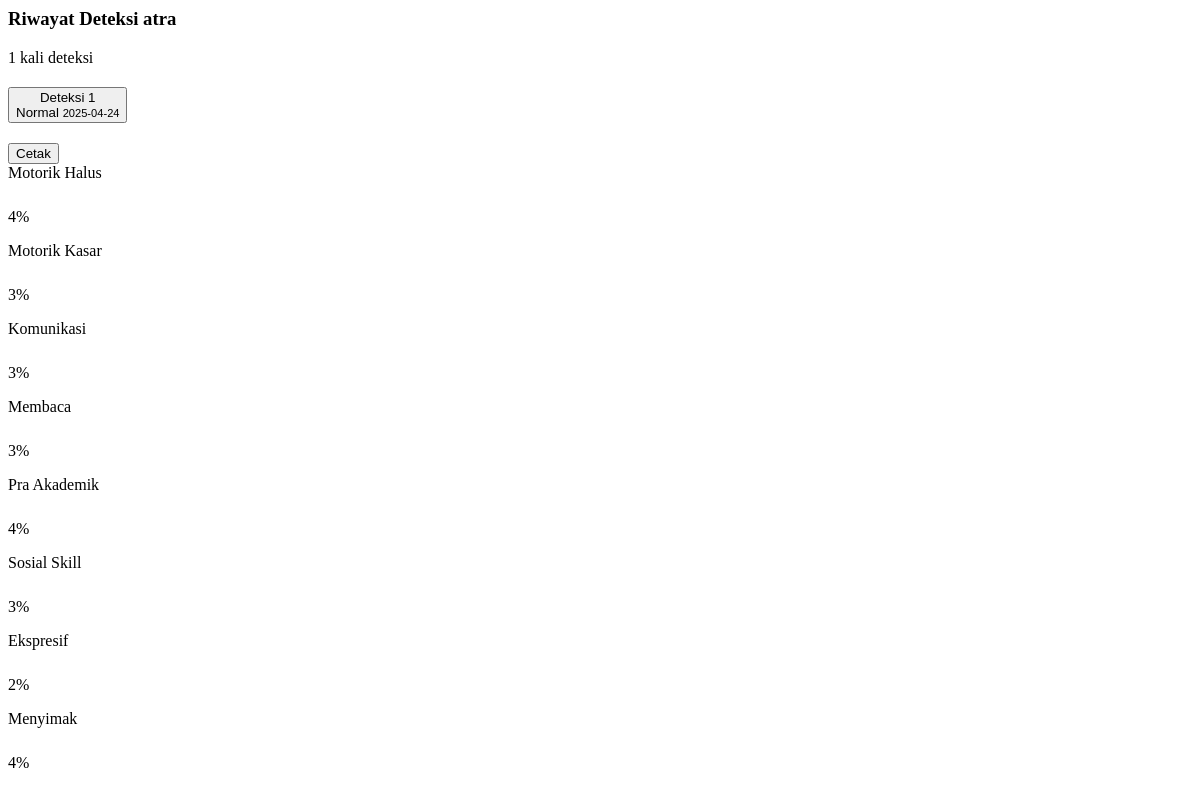
Screenshot of /hasil_deteksi_anak.php (signed in) with the database file from the repository.
### tables this page shows
CREATE TABLE IF NOT EXISTS `students` (
  `student_id` int(11) NOT NULL AUTO_INCREMENT,
  `parent_id` int(11) DEFAULT NULL,
  `name` varchar(100) NOT NULL,
  `usia` int(11) NOT NULL DEFAULT '0',
  `gender` enum('L','P') NOT NULL,
  `class` varchar(20) DEFAULT NULL,
  PRIMARY KEY (`student_id`),
  KEY `parent_id` (`parent_id`),
  CONSTRAINT `students_ibfk_1` FOREIGN KEY (`parent_id`) REFERENCES `users` (`user_id`)
);

CREATE TABLE IF NOT EXISTS `assessment_results` (
  `id` int(11) NOT NULL AUTO_INCREMENT,
  `student_id` int(11) DEFAULT NULL,
  `motorik_kasar` int(11) DEFAULT NULL,
  `motorik_halus` int(11) DEFAULT NULL,
  `komunikasi` int(11) DEFAULT NULL,
  `membaca` int(11) DEFAULT NULL,
  `sosial_skill` int(11) DEFAULT NULL,
  `menyimak` int(11) DEFAULT NULL,
  `ekspresif` int(11) DEFAULT NULL,
  `pra_akademik` int(11) DEFAULT NULL,
  `prediction` varchar(50) DEFAULT NULL,
  `rekomendasi` text,
  `tanggal` date DEFAULT NULL,
  `motorik_score` float DEFAULT NULL,
  `bahasa_score` float DEFAULT NULL,
  `kognitif_score` float DEFAULT NULL,
  PRIMARY KEY (`id`) USING BTREE,
  KEY `FK__students` (`student_id`) USING BTREE,
  CONSTRAINT `FK_assessment_results_students` FOREIGN KEY (`student_id`) REFERENCES `students` (`student_id`) ON DELETE CASCADE ON UPDATE CASCADE
);

### hasil_deteksi_anak.php (the view, shortened to what this page needs)
<?php
    include "proses/connect.php";
    $user_id = $_SESSION['user_id'];
    $query_anak = "SELECT s.*, u.fullname as parent_name
                   FROM students s
                   LEFT JOIN users u ON s.parent_id = u.user_id
                   WHERE s.parent_id = '$user_id'";
    $result_anak = mysqli_query($conn, $query_anak);
    $anak = mysqli_fetch_assoc($result_anak);
    $id_anak = $anak['student_id'];
    $query_deteksi = "SELECT motorik_halus, motorik_kasar, komunikasi, membaca, pra_akademik, sosial_skill, ekspresif, menyimak, prediction, tanggal, rekomendasi, id
                      FROM assessment_results
                      WHERE student_id = '$id_anak'
                      ORDER BY tanggal DESC";
    $result_deteksi = mysqli_query($conn, $query_deteksi);
    $jumlah_deteksi = mysqli_num_rows($result_deteksi);
?>
<div class="col-lg-9 mt-2">
    <div class="card shadow-sm">
        <div class="card-body">
            <div class="d-flex justify-content-between align-items-center mb-4">
                <h3 class="card-title h5">Riwayat Deteksi <?= htmlspecialchars($anak['name']) ?></h3>
                <span class="badge bg-primary"><?= $jumlah_deteksi ?> kali deteksi</span>
            </div>
            <?php if ($jumlah_deteksi == 0): ?>
                <div class="alert alert-info">
                    Belum ada riwayat deteksi untuk anak Anda.
                </div>
            <?php else: ?>
                <div class="accordion" id="detectionHistory">
                    <?php $counter = 1; ?>
                    <?php while($row_deteksi = mysqli_fetch_assoc($result_deteksi)): ?>
                        <div class="accordion-item mb-3">
                            <h2 class="accordion-header" id="heading<?= $counter ?>">
                                <button class="accordion-button <?= ($counter > 1) ? 'collapsed' : '' ?>" type="button" data-bs-toggle="collapse"
                                        data-bs-target="#collapse<?= $counter ?>" aria-expanded="<?= ($counter == 1) ? 'true' : 'false' ?>"
                                        aria-controls="collapse<?= $counter ?>">
                                    <div class="d-flex justify-content-between align-items-center w-100">
                                        <span>Deteksi <?= $jumlah_deteksi - $counter + 1 ?></span>
                                        <div>
                                            <span class="badge <?= strtolower($row_deteksi['prediction']) == 'terlambat' ? 'bg-warning' : 'bg-success' ?> me-2">
                                                <?= htmlspecialchars($row_deteksi['prediction']) ?>
                                            </span>
                                            <small class="text-muted"><?= htmlspecialchars($row_deteksi['tanggal']) ?></small>
                                        </div>
                                    </div>
                                </button>
                            </h2>
                            <div id="collapse<?= $counter ?>" class="accordion-collapse collapse <?= ($counter == 1) ? 'show' : '' ?>"
                                 aria-labelledby="heading<?= $counter ?>" data-bs-parent="#detectionHistory">
                                <div class="accordion-body" id="printableArea-<?= $counter ?>">
                                    <div class="d-flex justify-content-end mb-3">
                                        <button class="btn btn-sm btn-outline-secondary print-button "
                                                onclick="return printSpecificContent('printableArea-<?= $counter ?>')">
                                            <i class="bi bi-printer"></i> Cetak
                                        </button>
                                    </div>
                                    <div class="mb-2">
                                        <span class="text-muted">Motorik Halus</span>
                                        <div class="progress" style="height: 10px;">
                                        </div>
                                        <p class="text-end text-muted small"><?= htmlspecialchars($row_deteksi['motorik_halus']) ?>%</p>
                                    </div>
                                    <div class="mb-2">
                                        <span class="text-muted">Motorik Kasar</span>
                                        <div class="progress" style="height: 10px;">
                                        </div>
                                        <p class="text-end text-muted small"><?= htmlspecialchars($row_deteksi['motorik_kasar']) ?>%</p>
                                    </div>
                                    <div class="mb-2">
                                        <span class="text-muted">Komunikasi</span>
                                        <div class="progress" style="height: 10px;">
                                        </div>
                                        <p class="text-end text-muted small"><?= htmlspecialchars($row_deteksi['komunikasi']) ?>%</p>
                                    </div>
                                    <div class="mb-2">
                                        <span class="text-muted">Membaca</span>
                                        <div class="progress" style="height: 10px;">
                                        </div>
                                        <p class="text-end text-muted small"><?= htmlspecialchars($row_deteksi['membaca']) ?>%</p>
                                    </div>
                                    <div class="mb-2">
                                        <span class="text-muted">Pra Akademik</span>
                                        <div class="progress" style="height: 10px;">
                                        </div>
                                        <p class="text-end text-muted small"><?= htmlspecialchars($row_deteksi['pra_akademik']) ?>%</p>
                                    </div>
                                    <div class="mb-2">
                                        <span class="text-muted">Sosial Skill</span>
                                        <div class="progress" style="height: 10px;">
                                        </div>
                                        <p class="text-end text-muted small"><?= htmlspecialchars($row_deteksi['sosial_skill']) ?>%</p>
                                    </div>
                                    <div class="mb-2">
                                        <span class="text-muted">Ekspresif</span>
                                        <div class="progress" style="height: 10px;">
                                        </div>
                                        <p class="text-end text-muted small"><?= htmlspecialchars($row_deteksi['ekspresif']) ?>%</p>
                                    </div>
                                    <div class="mb-2">
                                        <span class="text-muted">Menyimak</span>
                                        <div class="progress" style="height: 10px;">
                                        </div>
                                        <p class="text-end text-muted small"><?= htmlspecialchars($row_deteksi['menyimak']) ?>%</p>
                                    </div>
                                </div>
                            </div>
                        </div>
                        <?php $counter++; ?>
                    <?php endwhile; ?>
                </div>
            <?php endif; ?>
        </div>
    </div>
</div>

### rows the page displays
students: name "atra"
assessment_results: counter "1", prediction "Normal", tanggal "2025-04-24", motorik_halus "4", motorik_kasar "3", komunikasi "3", membaca "3", pra_akademik "4", sosial_skill "3", ekspresif "2", menyimak "4"

### other values shown
$jumlah_deteksi "1"
